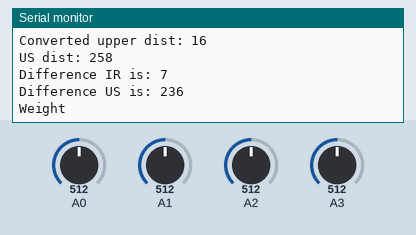
This sketch was run on a simulated Arduino Uno, built with avr-gcc and run on an emulated ATmega328P. On the bench: the last lines printed to the serial monitor. Inputs (shaded band) come from the test bench; at power-on: A2 = 512, A1 = 512, A0 = 512, A3 = 512.

Above: at 4.2 s.
4.3 s: A2 set to 557
At 5.22 s:
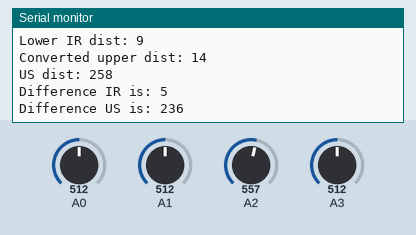
5.8 s: A2 set to 525
At 6.42 s:
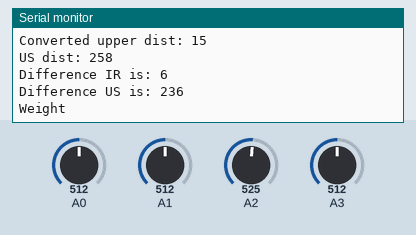
7.3 s: A1 set to 550
At 8.22 s:
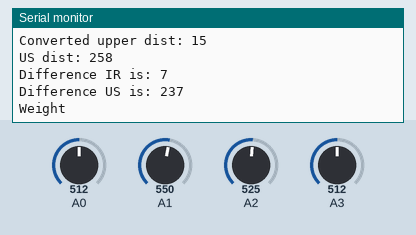
8.8 s: A1 set to 586
At 9.36 s:
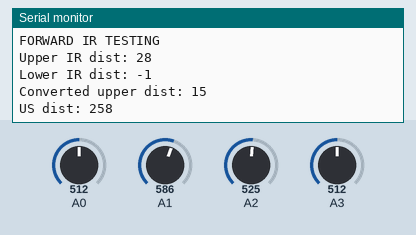
Timing chart, 0 to 11.8 s (numbered marks = the images above; inputs shaded):
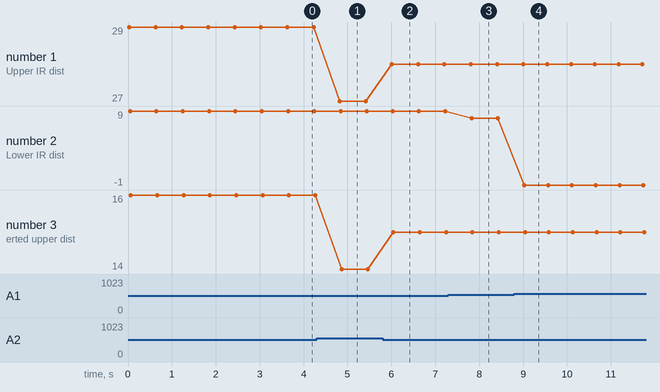

The sketch:

weight_detection.ino
```cpp
int current_angle = 0;
int upper_IR_dist = 0;
int lower_IR_dist = 0;
int upper_IR_conv_dist = 0;
int difference_US_dist = 0;
int difference_IR_dist = 0;
int tolerance_upper_lower = 6;
unsigned int min_consec_weight_detects = 4;
int left_IR_dist = 0;
int right_IR_dist = 0;
int front_US = 0;

const int numSamples = 10;

int LowerIRdata[numSamples] = {0};
int LowerIRdataIndex = 0;
int LowerIRdist = 0;
int prev_lower_IR_dist = 0;

int GP2D12Leftdata[numSamples] = {0};
int GP2D12LeftdataIndex = 0;
int GP2D12Leftdist = 0;

int GP2D12Rightdata[numSamples] = {0};
int GP2D12RightdataIndex = 0;
int GP2D12Rightdist = 0;

int LongIRdata[numSamples] = {0};
int LongIRdataIndex = 0;
int LongIRdist = 0;

int ULdata[numSamples] = {0};
int ULdataIndex = 0;
int ULdist = 0;

int bottomIRpin = 1;
int GP2D12Leftpin = 10;
int GP2D12Rightpin = 0;
int topLongIRpin = 2;
int ULpin = 3;

static unsigned int bottomIRMinRange = 8;
static unsigned int bottomIRMaxRange = 80;

void setup (void) {
  Serial.begin(9600);
}

void loop (void) {
  IR_check();
  if ((difference_IR_dist >=tolerance_upper_lower) && (difference_US_dist >= tolerance_upper_lower)) {
    Serial.println("Weight");
    Serial.println();
  }
  delay(500);
}

void IR_check(void){
  upper_IR_dist = read_long_IR (topLongIRpin);
  lower_IR_dist = read_lower_IR (bottomIRpin);
  left_IR_dist = read_left_IR(GP2D12Leftpin);
  right_IR_dist = read_right_IR(GP2D12Rightpin);
  front_US = read_US(ULpin);
  if (upper_IR_dist != -1) {
    upper_IR_dist -= 80/(upper_IR_dist); //Temp fix??
    //upper_IR_dist -= 4;
    upper_IR_conv_dist = upper_IR_dist - 13; //13 for now but change to more accurate number later
  }
  else {
    upper_IR_conv_dist = -1;
  }
  if ((lower_IR_dist > bottomIRMaxRange) || (lower_IR_dist < bottomIRMinRange)) {
    lower_IR_dist = -1;
  }
  /*else {
    lower_IR_dist += 3; //Temp fix, as top and bottom at different ranges
  }*/
  /*Serial.print("UPPER IR: ");
  Serial.println(upper_IR_dist, DEC);
  Serial.print("LOWER IR: ");
  Serial.println(lower_IR_dist);*/
  //problem when upper_IR_dist == -1 or anything below 16

  Serial.println("FORWARD IR TESTING");
  Serial.print("Upper IR dist: ");
  Serial.println(upper_IR_dist, DEC);
  Serial.print("Lower IR dist: ");
  Serial.println(lower_IR_dist, DEC);
  Serial.print("Converted upper dist: ");
  Serial.println(upper_IR_conv_dist, DEC);
  Serial.print("US dist: ");
  Serial.println(front_US, DEC);
  if (lower_IR_dist == -1) {
    difference_IR_dist = 0; //just a number below the chosen tolerance
    difference_US_dist = 0;
  }
  else {
    difference_US_dist = ((front_US - 13) - lower_IR_dist);
    difference_IR_dist = upper_IR_conv_dist - lower_IR_dist;
    Serial.print("Difference IR is: ");
    Serial.println(difference_IR_dist, DEC);
    Serial.print("Difference US is: ");
    Serial.println(difference_US_dist, DEC);
    Serial.println();
  }
}

int read_left_IR (byte pin) {
  while (GP2D12LeftdataIndex < numSamples) {
    GP2D12Leftdata[GP2D12LeftdataIndex++] = read_gp2d12_range(pin);
  }
  GP2D12Leftdist = filterSum(GP2D12Leftdata, &GP2D12LeftdataIndex);
  GP2D12Leftdist = GP2D12Leftdist/GP2D12LeftdataIndex;
  GP2D12LeftdataIndex = 0;
  return GP2D12Leftdist;
}

int read_lower_IR (byte pin) {
  while (LowerIRdataIndex < numSamples) {
    LowerIRdata[LowerIRdataIndex++] = read_gp2d12_range(pin);
  }
  LowerIRdist = filterSum(LowerIRdata, &LowerIRdataIndex);
  LowerIRdist = LowerIRdist/LowerIRdataIndex;
  LowerIRdataIndex = 0;
  return LowerIRdist;
}

int read_right_IR (byte pin) {
  while (GP2D12RightdataIndex < numSamples) {
    GP2D12Rightdata[GP2D12RightdataIndex++] = read_gp2d12_range(pin);
  }
  GP2D12Rightdist = filterSum(GP2D12Rightdata, &GP2D12RightdataIndex);
  GP2D12Rightdist = GP2D12Rightdist/GP2D12RightdataIndex;
  GP2D12RightdataIndex = 0;
  return GP2D12Rightdist;
}

int read_US (byte pin) {
  while (ULdataIndex < numSamples) {
    ULdata[ULdataIndex++] = read_ul_sensor_range(pin);
  }
  ULdist = filterSum(ULdata, &ULdataIndex);
  ULdist = ULdist/ULdataIndex;
  ULdataIndex = 0;
  return ULdist;
}

int read_long_IR (byte pin) {
  while (LongIRdataIndex < numSamples) {
    LongIRdata[LongIRdataIndex++] = read_IR_long_range(pin);
  }
  LongIRdist = filterSum(LongIRdata, &LongIRdataIndex);
  LongIRdist = LongIRdist/LongIRdataIndex;
  LongIRdataIndex = 0;
  return LongIRdist;
}

int filterSum(int* dataArray, int* index) {
  int i;
  int sum = 0;
  for (i = 0; i < numSamples; i++) {
    if (*(dataArray + i) != -1) {
      sum += *(dataArray + i);
    }
    else {
      *index =- 1;
    }
  }
  if (sum == 0) {
    sum = -1;
    *index = 1;
  }
  return sum;
}

// This code seems to work fairly well, although the range is slightly off (close enough though)
float read_gp2d12_range(byte pin) {
  int tmp = 0;
  float range = 0;
  tmp = analogRead(pin);
  range = (6787.0 /((float)tmp - 3.0)) - 4.0;
  if ((tmp < 3) || (range > 85)) {
    range =  -1; // Error value
  }
  return range;
}

float read_IR_long_range(byte pin) {
  int tmp = 0;
  float range = 0;
  tmp = analogRead(pin);
  if (pin == topLongIRpin) {
    range = (9462.0 /((float)tmp - 16.92)) + 12; //About 6cm too long at long range
  }
  else if (pin == bottomIRpin) {
    range = 30431 * pow(float(tmp), -1.169) + 1; //May want look-up table as pow slow
  }
  else {
    range = (9462.0 /((float)tmp - 16.92));
  }
  if (tmp <= 16.92) {
    range =  -1; // Error value
  }
  return range;
}

float read_gp2d120_range(byte pin) {
  int tmp = 0;
  float range = 0;
  tmp = analogRead(pin);
  range = (2914.0 /((float)tmp + 3.0)) - 1.0;
  if ((tmp < 6) || (range > 30)) {
    range =  -1; // Error value
  }
  return range;
}


float read_ul_sensor_range(byte pin) {
  int tmp = 0;
  float range = 0;
  tmp = analogRead(pin);
  //Min val ~ 56 (dist. <= 30cm), ~58 at 30cm
  //ADC value increases by ~20 per 10 cm (from rough testing; check with Julian)
  if (tmp <= 58) {
    range = 30.0;
  }
  else {
    //Works; slight underestimate though
    range = 30.0 + (float(tmp) - 56.0)/2.0;
  }
  return range;
}
```

Measured:
- the behaviour switches between 543 and 542 on A2 (found by bisection; images 1 and 2)
- the behaviour switches between 568 and 569 on A1 (found by bisection; images 3 and 4)
- after the input at 4.3 s, the serial monitor: prints a new line after 0.53 s (image 1)
- after the input at 5.8 s, the serial monitor: prints a new line after 0.21 s (image 2)
- after the input at 7.3 s, the serial monitor: prints a new line after 0.53 s (image 3)
- after the input at 8.8 s, the serial monitor: prints a new line after 0.23 s (image 4)
- plotted number 1: 29 → 27 after the input at 4.3 s, 27 → 28 after the input at 5.8 s
- plotted number 2: 9 → 8 after the input at 7.3 s, 8 → -1 after the input at 8.8 s
